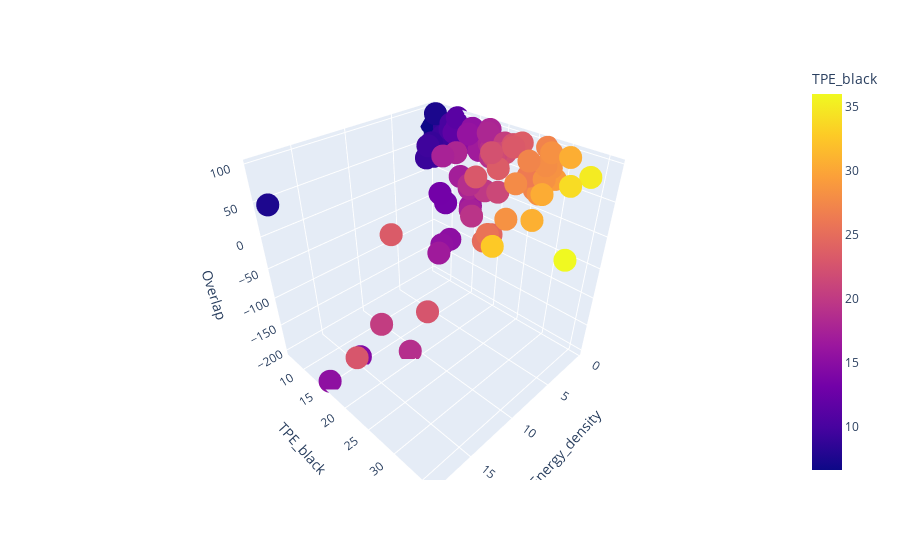

Source (notebook cell):
### Code cell
fig = px.scatter_3d(df, x='Energy_density', y='TPE_black', z='Overlap',
              color='TPE_black')
fig.show()
